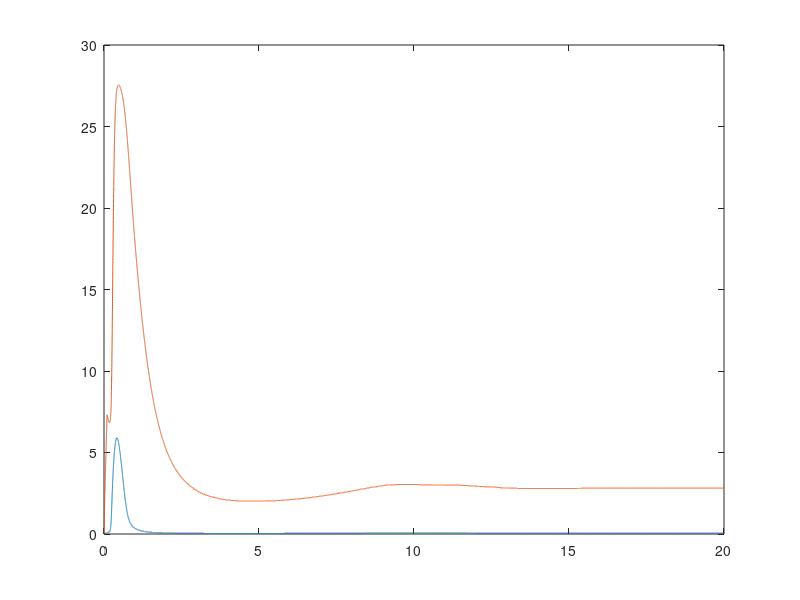

This figure's MATLAB source:
%% Compute and store states for a dendrite coupled to a cell body

addpath('../Matlab/mole-master/mole_MATLAB') % path of mole library
%addpath('/Users/pshoemaker/Desktop/MOLE/mole_MATLAB');

dt = 5E-4;   % time step for temporal integration

nstates = 8; % number of relevant state variables

%% Rate & related constants

% for [Ca]-dependent production of InP3
%kd1f = 20; % units s^-1.uM^-1 (multiplies [Ca] & [PIP2])
kd1f = 5;
% for conversion of InP3 back into PIP2
%k1b = 10; % units s^-1 (multiplies [InP3])
k1b = 2.5;
% for inhibition of InP3 production by PKC
ki2 = 0.0943; % units uM^-1 (multiplies [PKC*])  (k2 in Kang-Othmer)

% for activation of PKC
k4f = 0.6; % units s^-1.uM^-1 (multiplies [Ca])  (k4 in Kang-Othmer)
% for deactivation of PKC*   (k5 in Kang-Othmer)
k4b = 0.5; % units s^-1

% Calcium infux rate constant for open InP3R channels
kCa = 250;  % units uM.s^-1 (multiplies effective open-channel fraction)
%kCa = 170;  % units uM.s^-1 (multiplies effective open-channel fraction)

% Calcium influx rate for open ARC channels
kaa = 1;  % units uM.s^-1

% Calcium 1st-order pump constants
kp1 = 75; % units uM.s^-1
kpc1 = 1.8; % units uM
% Calcium 2nd-order pump constants
kp2 = 12; % units  units uM.s^-1
kpc2 = 0.10; % units uM
kpc2sq = kpc2^2;

% Ca leakage rate
Klk = 1; % units uM.s^-1

% rates for calcium buffering (with CalB0=40, gives 5/7 buffered @ equil.)
kcbf = 0.7; % units s^-1.uM^-1 (multiplies [Ca] & [CalB])
%kcbf = 0;
kcbb = 10; % units s^-1 (multiplies [CaCalB])

% load rate constants / functions for InP3 receptors
load('SD_rates.mat');

% relative dependence of open probablity on O and A states
fO = 0.1;
fA = 0.9;

PIP20 = 30; % available PIP2 concentration
PKC0 = 1.0; % available PKC concentration (uM)   (KT in Kang-Othmer)
%CalB0 = 40; % available Calbindin conc. (uM)   (btot in Breit-Queisser)
%%%% CalB0 set to zero => no calcium buffering
CalB0 = 0; % set available calbindin to 0 to prevent buffering

%% Scale all rate constants by dt for purposes of temporal integration

% PIP2 - InP3 rates
kd1f = dt*kd1f;
k1b = dt*k1b;

% Calcium influx rate for open InP3R channels
kCa = dt*kCa;

% Calcium influx rate for open ARC channels
kaa = dt*kaa;

% PKC rates
k4f = dt*k4f;
k4b = dt*k4b;

% Calcium pump/clearance rate
kp1 = dt*kp1;
kp2 = dt*kp2;

% Calcium leakage rate
Klk = dt*Klk;

% calcium buffering rates
kcbf = dt*kcbf;
kcbb = dt*kcbb;

% InP3 receptor state rates -- only those used in reduced model
r5b = dt*r5b;
ph2fA = dt*ph2fA;
ph2bA = dt*ph2bA;
ph4fA = dt*ph4fA;
ph4bA = dt*ph4bA;
ph5fA = dt*ph5fA;

%% Define cell array to hold state data, and fill with initial conditions

% States:
%   1 => Ca; 2 => InP3;
%   3 => R; 4 => A; 5 => O; 6 => I2;
%   7 => CaCalB; 8 => PKCv;

% initial conditions for all compartments
Ca = 0.0;
InP3 = 0;
R = 1;
A = 0;
O = 0;
I2 = 0;
CaCalB = 0;
PKCv = 0;

Cat = [];
InP3t = [];
Rt = [];
At = [];
Ot = [];
I2t = [];
%CaCalBt = [];
%PKCvt = [];

%% Loop on time

tend = 20; % end time ( t(start) = 0)
for t = 0:dt:tend % loop on time
    
    % G-protein input pulse
    if t<0.1
        Gin = 3*dt;
    else
        Gin = 0;
    end
    
    % Update states
    
    % InP3 update
    %InP3 = InP3 + kd1f*(PIP20-InP3).*Ca./(1+ki2*PKCv) - k1b*InP3;
    % version with G-protein input
    InP3 = InP3 + (PIP20-InP3).*(Gin + kd1f*Ca) - k1b*InP3;
    
    % PKCv update
    %PKCv = PKCv + k4f*Ca.*(PKC0-PKCv) - k4b*PKCv;
    
    %   indices into tables of Ca-dependent rates
    iCa = round(5E2*Ca)+1;
    
    % InP3 channel states
    DRO = ph2fA(iCa).*InP3.*R;
    DOR = ph2bA(iCa).*O;
    DOA = ph4fA(iCa).*O;
    DAO = ph4bA(iCa).*A;
    DAI2 = ph5fA(iCa).*A;
    DI2A = r5b.*I2;
    R = R + DOR - DRO;
    O  =  O + DRO + DAO - (DOR + DOA);
    A  =  A + DOA + DI2A - (DAO + DAI2);
    I2 = I2 + DAI2 - DI2A;
    % probability of open state
    Open = (fO*O + fA*A).^4;
    
    % Ca influx through feedback (InP3) channels
    Ca = Ca + kCa*Open;
    
    % Ca influx through putative ARC channels: InP3 = proxy for AA
    Ca = Ca + kaa*InP3;
    
    % Ca efflux due to pumps
    Casq = Ca.^2;
    Ca = Ca - kp1.*Ca./(kpc1+Ca) - kp2.*Casq./(kpc2sq+Casq);
    
    % Ca influx due to leakage
    %Ca = Ca + Klk;
    %%%
    
    % Ca buffering process
    %DCaFB = kcbf.*Ca.*(CalB0-CaCalB);
    %DCaBF = kcbb.*CaCalB;
    %Ca = Ca + DCaBF - DCaFB;
    %CaCalB = CaCalB + DCaFB - DCaBF;
    
    % prevent negative concentrations due to roundoff error
    %Ca(Ca<0) = 0;
    %InP3(InP3<0) = 0;
    Cat = [Cat,Ca];
    InP3t = [InP3t,InP3];
    Rt = [Rt,R];
    Ot = [Ot,O];
    At = [At,A];
    I2t = [I2t,I2];
    %CaCalBt = [CaCalBt,CaCalB];
    %PKCvt = [PKCvt,PKCv];
    
end

t=0:dt:tend; % time vector

figure(10)
plot(t,Cat)
hold on
plot(t,InP3t)
%plot(t,CaCalBt);
%plot(t,PKCvt);

%figure(20)
%plot(Rt,'r')
%hold on
%plot(Ot,'b')
%plot(At,'m')
%plot(I2t,'c')

IC(1) = Cat(end);
IC(2) = InP3(end);
IC(3) = Rt(end);
IC(4) = Ot(end);
IC(5) = At(end);
IC(6) = I2t(end);
%IC(7) = CaCalBt(end);
%IC(8) = PKCvt(end);
